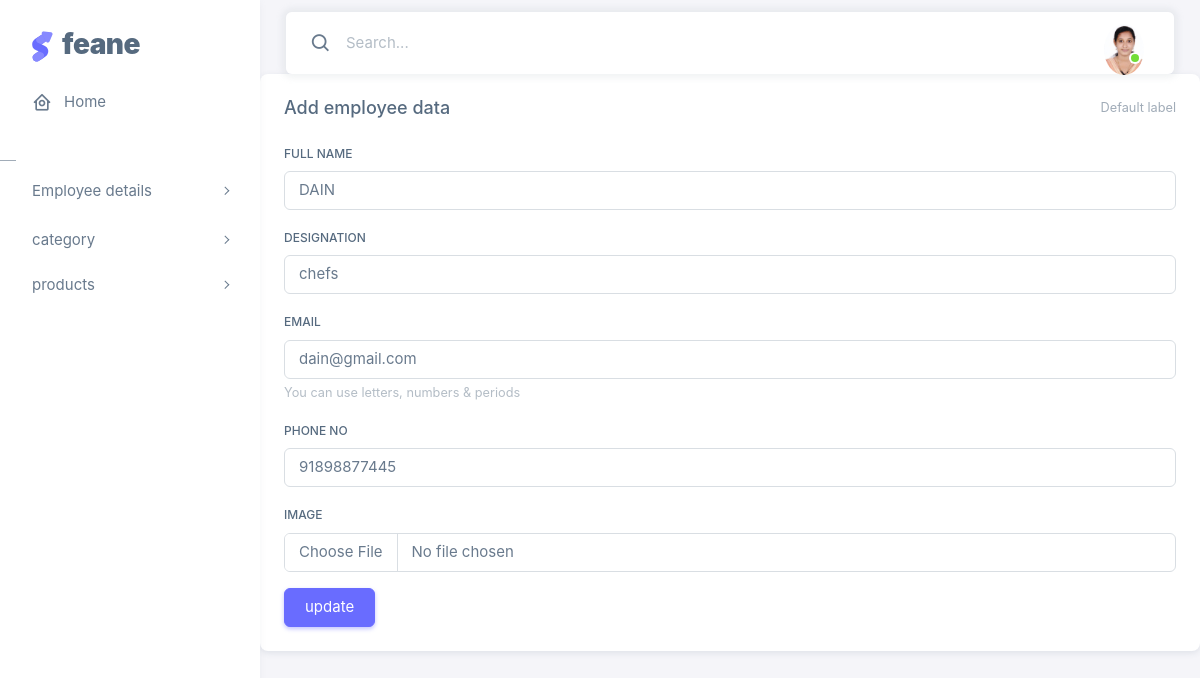
The page /myapp/editemp/2/ on the database its author committed.
### myapp/models.py (models this page shows)
class employeedb(models.Model):
    name = models.CharField(max_length=30, null=True, blank=True)
    designation = models.CharField(max_length=30, null=True, blank=True)
    email = models.EmailField(null=True, blank=True)
    phone = models.IntegerField(null=True, blank=True)
    image = models.ImageField(upload_to="profile", null=True, blank=True)

### myapp/views.py (the view)
# urls.py: path('editemp/<int:dataid>/',views.editemp,name="editemp"),
def editemp(request,dataid):
    data = employeedb.objects.get(id=dataid)
    print(data)
    return render(request, "edit_emp.html", {'data': data})

### myapp/templates/edit_emp.html (shortened to what this page needs)
<!DOCTYPE html>
{% extends 'index.html' %}
{% block content %}
<html lang="en">
<head>
</head>
<body>
<div class="col-xl">
                  <div class="card mb-4">
                    <div class="card-header d-flex justify-content-between align-items-center">
                      <h5 class="mb-0">Add employee data</h5>
                      <small class="text-muted float-end">Default label</small>
                    </div>
                    <div class="card-body">
                      <form method="post" action="{% url 'updateemp' dataid=data.id %}" enctype="multipart/form-data">
                        <div class="mb-3">
                          <label class="form-label" for="basic-default-fullname">Full Name</label>
                          <input type="text" class="form-control" id="basic-default-fullname" name="name"  value="{{data.name}}">
                        </div>
                        <div class="mb-3">
                          <label class="form-label" for="basic-default-company">Designation</label>
                          <input type="text" class="form-control" id="basic-default-company" name="designation" value="{{data.designation}}" >
                        </div>
                        <div class="mb-3">
                          <label class="form-label" for="basic-default-email">Email</label>
                          <div class="input-group input-group-merge">
                            <input type="email" id="basic-default-email" class="form-control"  aria-label="john.doe" aria-describedby="basic-default-email2" name="email" value="{{data.email}}">
                          </div>
                          <div class="form-text">You can use letters, numbers &amp; periods</div>
                        </div>
                        <div class="mb-3">
                          <label class="form-label" for="basic-default-phone">Phone No</label>
                          <input type="text" id="basic-default-phone" class="form-control phone-mask" name="phone number" value="{{data.phone}}" >
                        </div>
                        <div class="mb-3">
                          <label class="form-label" for="basic-default-message">Image</label>
                          <input type="file" id="basic-default-phone" class="form-control phone-mask" name="image" value="{{data.image}}">
                        </div>
                        <button type="submit" class="btn btn-primary">update</button>
                      </form>
                    </div>
                  </div>
                </div>
</body>
</html>
{% endblock %}

### rows shown on the page
employeedb: name "DAIN", designation "chefs", email "dain@gmail.com", phone "91898877445"
